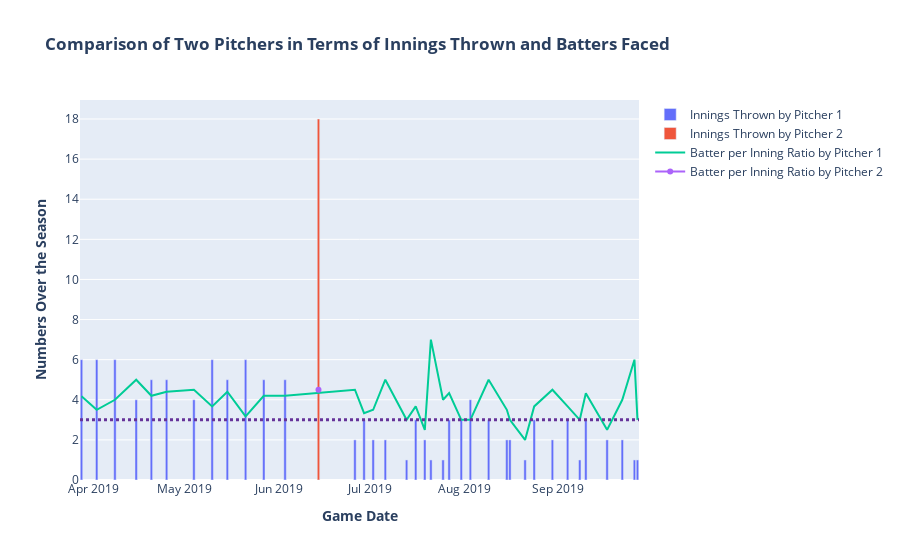

The cell this chart's notebook holds for it:
### Code cell
plot_compare_two_pitchers(joined_atbats) # 502239, 656814

### Figure 1 — Plotly figure (JSON) as saved in the notebook; plotly's stock layout.template omitted (floating-point values rounded to 4 significant figures)
{"data": [{"name": "Innings Thrown by Pitcher 1", "type": "bar", "x": ["2019-03-28", "2019-04-02", "2019-04-08", "2019-04-15", "2019-04-20", "2019-04-25", "2019-05-04", "2019-05-10", "2019-05-15", "2019-05-21", "2019-05-27", "2019-06-03", "2019-06-26", "2019-06-29", "2019-07-02", "2019-07-06", "2019-07-13", "2019-07-16", "2019-07-19", "2019-07-21", "2019-07-25", "2019-07-27", "2019-07-31", "2019-08-03", "2019-08-09", "2019-08-15", "2019-08-16", "2019-08-21", "2019-08-24", "2019-08-30", "2019-09-04", "2019-09-08", "2019-09-10", "2019-09-17", "2019-09-22", "2019-09-26", "2019-09-27"], "y": [6, 6, 6, 4, 5, 5, 4, 6, 5, 6, 5, 5, 2, 3, 2, 2, 1, 3, 2, 1, 1, 3, 3, 4, 3, 2, 2, 1, 3, 2, 3, 1, 3, 2, 2, 1, 1]}, {"name": "Innings Thrown by Pitcher 2", "type": "bar", "x": ["2019-06-14"], "y": [18]}, {"name": "Batter per Inning Ratio by Pitcher 1", "type": "scatter", "x": ["2019-03-28", "2019-04-02", "2019-04-08", "2019-04-15", "2019-04-20", "2019-04-25", "2019-05-04", "2019-05-10", "2019-05-15", "2019-05-21", "2019-05-27", "2019-06-03", "2019-06-26", "2019-06-29", "2019-07-02", "2019-07-06", "2019-07-13", "2019-07-16", "2019-07-19", "2019-07-21", "2019-07-25", "2019-07-27", "2019-07-31", "2019-08-03", "2019-08-09", "2019-08-15", "2019-08-16", "2019-08-21", "2019-08-24", "2019-08-30", "2019-09-04", "2019-09-08", "2019-09-10", "2019-09-17", "2019-09-22", "2019-09-26", "2019-09-27"], "y": [4.17, 3.5, 4, 5, 4.2, 4.4, 4.5, 3.67, 4.4, 3.17, 4.2, 4.2, 4.5, 3.33, 3.5, 5, 3, 3.67, 2.5, 7, 4, 4.33, 3, 3, 5, 3.5, 3, 2, 3.67, 4.5, 3.67, 3, 4.33, 2.5, 4, 6, 3]}, {"name": "Batter per Inning Ratio by Pitcher 2", "type": "scatter", "x": ["2019-06-14"], "y": [4.5]}], "layout": {"shapes": [{"line": {"color": "RebeccaPurple", "dash": "dot", "width": 3}, "opacity": 1, "type": "line", "x0": 0, "x1": 1, "xref": "paper", "y0": 3, "y1": 3, "yref": "y"}], "title": {"text": "<b>Comparison of Two Pitchers in Terms of Innings Thrown and Batters Faced</b>"}, "xaxis": {"title": {"text": "<b>Game Date</b>"}}, "yaxis": {"title": {"text": "<b>Numbers Over the Season</b>"}}}}
